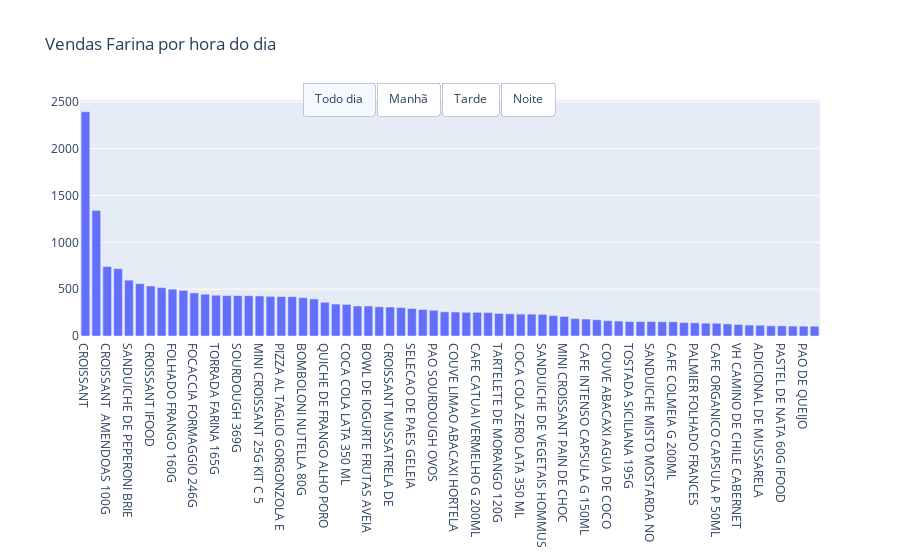

Source (notebook cell):
### Code cell
# Plot the frequency of purchase for each item

# https://community.plotly.com/t/errors-accessing-plotly-api/33271
# ok, so I found a solution to my problem - when I let my program run through, the error message produced is:
#chart_studio.exceptions.PlotlyRequestError: Authentication credentials were not provided.
#I Googled this error and there were suggestions to run plotly in offline mode by replacing:
#import chart_studio.plotly as py
#with

import plotly.offline as py
#then use py.plot instead of py.iplot

# Solving the problem of the 'plotly' online library with chart_studio
# https://plotly.com/python/getting-started-with-chart-studio/
import plotly.graph_objs as go
#import chart_studio.plotly as py
# import plotly.express as px

button_layer_1_height = 1.12
button_layer_2_height = 1.065

item_threshold_all = 100
item_threshold_other = 20

trace_all = go.Bar(
            x=item_frequencies_all[item_frequencies_all > item_threshold_all].index,
            y=item_frequencies_all[item_frequencies_all > item_threshold_all].values,
            visible=True,
            name='Todo dia'
    )

trace_morning = go.Bar(
            x=item_frequencies_morning[item_frequencies_morning > item_threshold_other].index,
            y=item_frequencies_morning[item_frequencies_morning > item_threshold_other].values,
            visible=False,
            name='Manhã'
    )

trace_afternoon = go.Bar(
            x=item_frequencies_afternoon[item_frequencies_afternoon > item_threshold_other].index,
            y=item_frequencies_afternoon[item_frequencies_afternoon > item_threshold_other].values,
            visible=False,
            name='Tarde'
    )

trace_evening = go.Bar(
            x=item_frequencies_evening[item_frequencies_evening > 10].index,
            y=item_frequencies_evening[item_frequencies_evening > 10].values,
            visible=False,
            name='Noite'
    )

data = [trace_all, trace_morning, trace_afternoon, trace_evening]

updatemenus = list([
    
    dict(
         buttons=list([   
            dict(label = 'Todo dia',
                 method = 'update',
                 args = [{'visible': [True, False, False, False]},
                         {'title': 'Todo Dia'}]),
             
            dict(label = 'Manhã',
                 method = 'update',
                 args = [{'visible': [False, True, False, False]},
                         {'title': 'Manhã'}]),
             
            dict(label = 'Tarde',
                 method = 'update',
                 args = [{'visible': [False, False, True, False]},
                         {'title': 'Tarde'}]),
             
            dict(label = 'Noite',
                 method = 'update',
                 args = [{'visible': [False, False, False, True]},
                         {'title': 'Noite'}])
        ]),
        type='buttons',
        direction = 'right',
        pad = {'r': 10, 't': 10},
        showactive = True,
        x = 0.3,
        xanchor = 'left',
        y = button_layer_1_height,
        yanchor = 'top' )
])
                
layout = dict(title='Vendas Farina por hora do dia', showlegend=False,
              updatemenus=updatemenus)




fig = dict(data=data, layout=layout)
py.iplot(fig, filename='frequencies-bar.html')

### Figure 1 — Plotly figure (JSON) as saved in the notebook; plotly's stock layout.template omitted (floating-point values rounded to 4 significant figures)
{"data": [{"name": "Todo dia", "type": "bar", "visible": true, "x": ["CROISSANT", "PASTEL DE NATA 60G", "CROISSANT  AMENDOAS 100G", "FOLHADO MACA 80G", "SANDUICHE DE PEPERONI BRIE", "COOKIES 80G", "CROISSANT IFOOD", "SOURDOUGH AZEITONA E ALECRIM", "FOLHADO FRANGO 160G", "BOMBOLONI DOCE DE LEITE 80G", "FOCACCIA FORMAGGIO 246G", "AGUA MINERAL S/GAS 500ML", "TORRADA FARINA 165G", "CAFE EQUILIBRADO CAPSULA P", "SOURDOUGH 369G", "LARANJA 400 ML", "MINI CROISSANT 25G KIT C 5", "CROISSANT BRIE PARMA MEL DE", "PIZZA AL TAGLIO GORGONZOLA E", "MINI PAIN AU CHOCOLAT 35G", "BOMBOLONI NUTELLA 80G", "CROISSANT  TRADICIONAL 80 G", "QUICHE DE FRANGO ALHO PORO", "AGUA MINERAL SEM GAS 500 ML", "COCA COLA LATA 350 ML", "SUCO DE LARANJA 400ML", "BOWL DE IOGURTE FRUTAS AVEIA", "SOURDOUGH SEMI INTEGRAL 370G", "CROISSANT MUSSATRELA DE", "MACA GENGIBRE ESPINAFRE LIMAO", "SELECAO DE PAES GELEIA", "FOLHADO MISTO COM TAMARA", "PAO SOURDOUGH OVOS", "SOURDOUGH GERGELIM 370G", "COUVE LIMAO ABACAXI HORTELA", "PIZZA AL TAGLIO PEPPERONI 210G", "CAFE CATUAI VERMELHO G 200ML", "CAFE EQUILIBRADO CAPSULA G", "TARTELETE DE MORANGO 120G", "QUICHE DE TOMATE SECO SALADA", "COCA COLA ZERO LATA 350 ML", "CAFE INTENSO CAPSULA P 50ML", "SANDUICHE DE VEGETAIS HOMMUS", "AGUA MINERAL C/GAS 500ML", "MINI CROISSANT PAIN DE CHOC", "CROISSANT OVOS BACON MEL", "CAFE INTENSO CAPSULA G 150ML", "MINI CROISSANT 25G", "COUVE ABACAXI AGUA DE COCO", "QUICHE DE BACON SALADA VERDE", "TOSTADA SICILIANA 195G", "CAFE CATUAI VERMELHO C/LEITE G", "SANDUICHE MISTO MOSTARDA NO", "AGUA MINERAL COM GAS 500 ML", "CAFE COLMEIA G 200ML", "CROISSANT DA LARA", "PALMIER FOLHADO FRANCES", "CIABATTA 123G", "CAFE ORGANICO CAPSULA P 50ML", "HEINEKEN 330ML", "VH CAMINO DE CHILE CABERNET", "CROISANT DE CROISSANT QUEIJO", "ADICIONAL DE MUSSARELA", "ABACAXI CURCUMA GENGIBRE", "PASTEL DE NATA 60G IFOOD", "SOURDOUGH 369G IFOOD", "PAO DE QUEIJO", "CENOURA GENGIBRE LIMAO 400ML"], "y": [2393, 1339, 742, 719, 596, 559, 534, 517, 500, 487, 460, 446, 435, 431, 431, 430, 427, 423, 421, 419, 409, 396, 360, 341, 337, 320, 320, 312, 309, 304, 293, 283, 275, 258, 256, 253, 253, 250, 241, 237, 234, 233, 231, 218, 209, 186, 181, 174, 163, 159, 154, 154, 154, 152, 152, 143, 141, 137, 136, 129, 123, 117, 115, 109, 108, 106, 105, 104]}, {"name": "Manhã", "type": "bar", "visible": false, "x": ["CROISSANT", "PASTEL DE NATA 60G", "CROISSANT IFOOD", "BOWL DE IOGURTE FRUTAS AVEIA", "PAO SOURDOUGH OVOS", "MINI PAIN AU CHOCOLAT 35G", "LARANJA 400 ML", "AGUA MINERAL S/GAS 500ML", "SANDUICHE DE PEPERONI BRIE", "FOLHADO MACA 80G", "CROISSANT  AMENDOAS 100G", "COOKIES 80G", "CAFE CATUAI VERMELHO G 200ML", "MINI CROISSANT 25G KIT C 5", "CROISSANT  TRADICIONAL 80 G", "CAFE EQUILIBRADO CAPSULA P", "TORRADA FARINA 165G", "SOURDOUGH AZEITONA E ALECRIM", "FOLHADO FRANGO 160G", "SOURDOUGH 369G", "CROISSANT OVOS BACON MEL", "CAFE EQUILIBRADO CAPSULA G", "CROISSANT BRIE PARMA MEL DE", "BOMBOLONI DOCE DE LEITE 80G", "AGUA MINERAL SEM GAS 500 ML", "SELECAO DE PAES GELEIA", "MACA GENGIBRE ESPINAFRE LIMAO", "SUCO DE LARANJA 400ML", "BOMBOLONI NUTELLA 80G", "FOCACCIA FORMAGGIO 246G", "COUVE LIMAO ABACAXI HORTELA", "CAFE CATUAI VERMELHO C/LEITE G", "CAFE INTENSO CAPSULA G 150ML", "CAFE COLMEIA G 200ML", "FOLHADO MISTO COM TAMARA", "CAFE INTENSO CAPSULA P 50ML", "PIZZA AL TAGLIO GORGONZOLA E", "SOURDOUGH SEMI INTEGRAL 370G", "CROISSANT MUSSATRELA DE", "SANDUICHE MISTO MOSTARDA NO", "MINI CROISSANT PAIN DE CHOC", "AGUA MINERAL C/GAS 500ML", "SOURDOUGH GERGELIM 370G", "COUVE ABACAXI AGUA DE COCO", "PAO DE QUEIJO", "QUICHE DE FRANGO ALHO PORO", "MINI CROISSANT 25G", "SANDUICHE DE VEGETAIS HOMMUS", "TARTELETE DE MORANGO 120G", "CIABATTA 123G", "PIZZA AL TAGLIO PEPPERONI 210G", "OVOS COM BACON E BRIE", "ADICIONAL DE OVO", "OVOS COM BACON E TOMATE", "ADICIONAL DE MUSSARELA", "CROISSANT DA LARA", "CAFE ORGANICO CAPSULA G 150ML", "PASTEL DE NATA 60G IFOOD", "ADICIONAL DE PRESUNTO", "CAFE COLMEIA C/ LEITE G 200ML", "CROISSANT OVOS", "PALMIER FOLHADO FRANCES", "SACHE MANTEIGA 10G", "CAFE CATUAI VERMELHO P 70ML", "CAFE ORGANICO CAPSULA P 50ML", "SOURDOUGH 369G IFOOD", "TOSTADA SICILIANA 195G", "COCA COLA LATA 350 ML", "COCA COLA ZERO LATA 350 ML", "QUICHE DE TOMATE SECO SALADA", "CROISANT DE CROISSANT QUEIJO", "AGUA MINERAL COM GAS 500 ML", "QUICHE DE BACON SALADA VERDE", "PASTEL DE NATA NUTELLA", "CENOURA MACA 400ML", "PAO ITALIANO", "ABACAXI CURCUMA GENGIBRE", "COOKIES 80G IFOOD"], "y": [767, 274, 226, 185, 172, 157, 147, 138, 138, 135, 135, 129, 126, 115, 114, 111, 109, 108, 102, 101, 100, 92, 90, 88, 86, 86, 84, 83, 83, 82, 79, 76, 75, 70, 68, 66, 63, 62, 61, 57, 56, 53, 53, 49, 47, 44, 44, 44, 43, 42, 41, 40, 39, 39, 38, 37, 37, 36, 35, 35, 35, 34, 34, 33, 33, 32, 31, 30, 27, 27, 26, 24, 23, 22, 21, 21, 21, 21]}, {"name": "Tarde", "type": "bar", "visible": false, "x": ["CROISSANT", "PASTEL DE NATA 60G", "CROISSANT  AMENDOAS 100G", "FOLHADO MACA 80G", "COOKIES 80G", "LARANJA 400 ML", "SOURDOUGH AZEITONA E ALECRIM", "CROISSANT IFOOD", "BOMBOLONI DOCE DE LEITE 80G", "FOLHADO FRANGO 160G", "SANDUICHE DE PEPERONI BRIE", "CAFE EQUILIBRADO CAPSULA P", "SOURDOUGH 369G", "SUCO DE LARANJA 400ML", "MINI CROISSANT 25G KIT C 5", "BOMBOLONI NUTELLA 80G", "AGUA MINERAL S/GAS 500ML", "MACA GENGIBRE ESPINAFRE LIMAO", "PIZZA AL TAGLIO GORGONZOLA E", "TORRADA FARINA 165G", "FOCACCIA FORMAGGIO 246G", "MINI PAIN AU CHOCOLAT 35G", "CROISSANT BRIE PARMA MEL DE", "CROISSANT  TRADICIONAL 80 G", "COUVE LIMAO ABACAXI HORTELA", "QUICHE DE FRANGO ALHO PORO", "SOURDOUGH SEMI INTEGRAL 370G", "CAFE INTENSO CAPSULA P 50ML", "COCA COLA LATA 350 ML", "CROISSANT MUSSATRELA DE", "AGUA MINERAL SEM GAS 500 ML", "TARTELETE DE MORANGO 120G", "FOLHADO MISTO COM TAMARA", "MINI CROISSANT PAIN DE CHOC", "SELECAO DE PAES GELEIA", "BOWL DE IOGURTE FRUTAS AVEIA", "QUICHE DE TOMATE SECO SALADA", "SOURDOUGH GERGELIM 370G", "CAFE EQUILIBRADO CAPSULA G", "PIZZA AL TAGLIO PEPPERONI 210G", "PAO SOURDOUGH OVOS", "SANDUICHE DE VEGETAIS HOMMUS", "ABACAXI CURCUMA GENGIBRE", "MINI CROISSANT 25G", "CROISSANT OVOS BACON MEL", "COUVE ABACAXI AGUA DE COCO", "AGUA MINERAL C/GAS 500ML", "QUICHE DE BACON SALADA VERDE", "COCA COLA ZERO LATA 350 ML", "HEINEKEN 330ML", "CAFE ORGANICO CAPSULA P 50ML", "TOSTADA SICILIANA 195G", "CAFE INTENSO CAPSULA G 150ML", "PALMIER FOLHADO FRANCES", "CENOURA MACA 400ML", "AGUA MINERAL COM GAS 500 ML", "CENOURA GENGIBRE LIMAO 400ML", "CAFE CATUAI VERMELHO G 200ML", "CROISANT DE CROISSANT QUEIJO", "CIABATTA 123G", "CROISSANT DA LARA", "SANDUICHE MISTO MOSTARDA NO", "ADICIONAL DE MUSSARELA", "PASTEL DE NATA 60G IFOOD", "VH CAMINO DE CHILE CABERNET", "PAO ITALIANO", "CAFE ORGANICO CAPSULA G 150ML", "SOURDOUGH 369G IFOOD", "PAO DE QUEIJO", "ABACAXI PEPINO PIMENTA 400ML", "CAFE CATUAI VERMELHO C/LEITE G", "COOKIES 80G IFOOD"], "y": [644, 420, 227, 211, 190, 186, 163, 162, 150, 145, 143, 135, 135, 134, 129, 123, 119, 118, 117, 117, 113, 106, 104, 102, 101, 100, 100, 93, 92, 87, 87, 81, 80, 80, 78, 75, 71, 70, 65, 64, 62, 61, 60, 59, 58, 57, 54, 53, 52, 52, 50, 47, 46, 46, 45, 43, 42, 41, 38, 36, 35, 33, 32, 30, 30, 28, 27, 25, 23, 22, 21, 21]}, {"name": "Noite", "type": "bar", "visible": false, "x": ["CROISSANT", "PASTEL DE NATA 60G", "CROISSANT  AMENDOAS 100G", "FOLHADO MACA 80G", "SANDUICHE DE PEPERONI BRIE", "FOCACCIA FORMAGGIO 246G", "FOLHADO FRANGO 160G", "BOMBOLONI DOCE DE LEITE 80G", "SOURDOUGH AZEITONA E ALECRIM", "PIZZA AL TAGLIO GORGONZOLA E", "COOKIES 80G", "CROISSANT BRIE PARMA MEL DE", "QUICHE DE FRANGO ALHO PORO", "COCA COLA LATA 350 ML", "TORRADA FARINA 165G", "BOMBOLONI NUTELLA 80G", "SOURDOUGH 369G", "AGUA MINERAL S/GAS 500ML", "CAFE EQUILIBRADO CAPSULA P", "MINI CROISSANT 25G KIT C 5", "CROISSANT  TRADICIONAL 80 G", "AGUA MINERAL SEM GAS 500 ML", "CROISSANT MUSSATRELA DE", "MINI PAIN AU CHOCOLAT 35G", "COCA COLA ZERO LATA 350 ML", "SOURDOUGH SEMI INTEGRAL 370G", "PIZZA AL TAGLIO PEPPERONI 210G", "CROISSANT IFOOD", "QUICHE DE TOMATE SECO SALADA", "FOLHADO MISTO COM TAMARA", "SOURDOUGH GERGELIM 370G", "SELECAO DE PAES GELEIA", "SANDUICHE DE VEGETAIS HOMMUS", "TARTELETE DE MORANGO 120G", "AGUA MINERAL C/GAS 500ML", "SUCO DE LARANJA 400ML", "MACA GENGIBRE ESPINAFRE LIMAO", "LARANJA 400 ML", "CAFE EQUILIBRADO CAPSULA G", "VH CAMINO DE CHILE CABERNET", "CAFE CATUAI VERMELHO G 200ML", "AGUA MINERAL COM GAS 500 ML", "QUICHE DE BACON SALADA VERDE", "COUVE LIMAO ABACAXI HORTELA", "TOSTADA SICILIANA 195G", "CAFE INTENSO CAPSULA P 50ML", "HEINEKEN 330ML", "MINI CROISSANT PAIN DE CHOC", "CROISSANT DA LARA", "MINI CROISSANT 25G", "SANDUICHE MISTO MOSTARDA NO", "CAFE COLMEIA G 200ML", "PALMIER FOLHADO FRANCES", "CAFE INTENSO CAPSULA G 150ML", "BOWL DE IOGURTE FRUTAS AVEIA", "CIABATTA 123G", "COUVE ABACAXI AGUA DE COCO", "CAFE CATUAI VERMELHO C/LEITE G", "CROISANT DE CROISSANT QUEIJO", "CAFE ORGANICO CAPSULA P 50ML", "SOURDOUGH 369G IFOOD", "CAFE COLMEIA C/ LEITE G 200ML", "ADICIONAL DE MUSSARELA", "CENOURA GENGIBRE LIMAO 400ML", "PASTEL DE NATA 60G IFOOD", "PASTEL DE NATA NUTELLA", "PAO SOURDOUGH OVOS", "KUAT GUARANA LATA 350 ML", "CAFE CATUAI VERMELHO P 70ML", "PAO DE QUEIJO", "SACHE MANTEIGA 10G", "FANTA LARANJA LATA 350 ML", "QUICHE BACON 90G", "CAFE ORGANICO CAPSULA G 150ML", "ABACAXI CURCUMA GENGIBRE", "CROISSANT OVOS BACON MEL", "CENOURA MACA 400ML", "SPRITE LATA 350 ML", "COOKIES 80G IFOOD", "ADICIONAL DE PRESUNTO", "REFRIGERANTE H2O LIMONETO", "ITALIANO 369G", "PAO ITALIANO", "FOLHADO MACA 80G IFOOD", "BOMBOLONI NUTELLA 80G IFOOD", "QUICHE FRANGO E ALHO PORO", "CAFE COLMEIA P 70ML", "FANTA UVA LATA 350 ML", "CAFE CATUAI VERMELHO C/LEITE P", "BAGUETE 320G", "ADICIONAL DE OVO", "MINI CROISSANT 25G IFOOD", "PEPINO MANJERICAO HORTELA", "FOLHADO FRANGO 160G IFOOD", "PIZZA AL TAGLIO PEPPERONI C", "ADICIONAL DE PARMA", "ADICIONAL DE LEITE", "ABACAXI HORTELA 400 ML", "REFRIGERANTE H2O LIMAO 500ML", "QUICHE TOMATE SECO E", "VH CAMINO DE CHILE PINOT NOIR", "ADICIONAL DE QUEIJO BRIE", "VH VISTA CALMA MALBEC 750 ML", "OVOS COM BACON E BRIE", "PEPITO UVA PASSA AO RUM", "OVOS COM BACON E TOMATE", "MINI GELEIA DE PIMENTA", "PAO SOURDOUGH OVOS IFOOD", "VH CAMINO DE CHILE CARMENERE"], "y": [982, 645, 380, 373, 315, 265, 253, 249, 246, 241, 240, 229, 216, 215, 209, 203, 195, 189, 185, 183, 180, 168, 161, 156, 155, 150, 148, 146, 139, 135, 135, 129, 126, 117, 111, 103, 102, 97, 93, 88, 86, 85, 83, 76, 76, 74, 73, 73, 71, 71, 64, 62, 61, 60, 60, 59, 57, 57, 53, 53, 49, 47, 45, 44, 42, 42, 41, 38, 35, 35, 34, 31, 30, 28, 28, 28, 27, 24, 23, 23, 23, 23, 23, 22, 22, 20, 20, 19, 18, 18, 17, 16, 15, 15, 15, 14, 14, 13, 13, 12, 12, 12, 12, 11, 11, 11, 11, 11, 11]}], "layout": {"showlegend": false, "title": {"text": "Vendas Farina por hora do dia"}, "updatemenus": [{"buttons": [{"args": [{"visible": [true, false, false, false]}, {"title": "Todo Dia"}], "label": "Todo dia", "method": "update"}, {"args": [{"visible": [false, true, false, false]}, {"title": "Manhã"}], "label": "Manhã", "method": "update"}, {"args": [{"visible": [false, false, true, false]}, {"title": "Tarde"}], "label": "Tarde", "method": "update"}, {"args": [{"visible": [false, false, false, true]}, {"title": "Noite"}], "label": "Noite", "method": "update"}], "direction": "right", "pad": {"r": 10, "t": 10}, "showactive": true, "type": "buttons", "x": 0.3, "xanchor": "left", "y": 1.12, "yanchor": "top"}]}}
